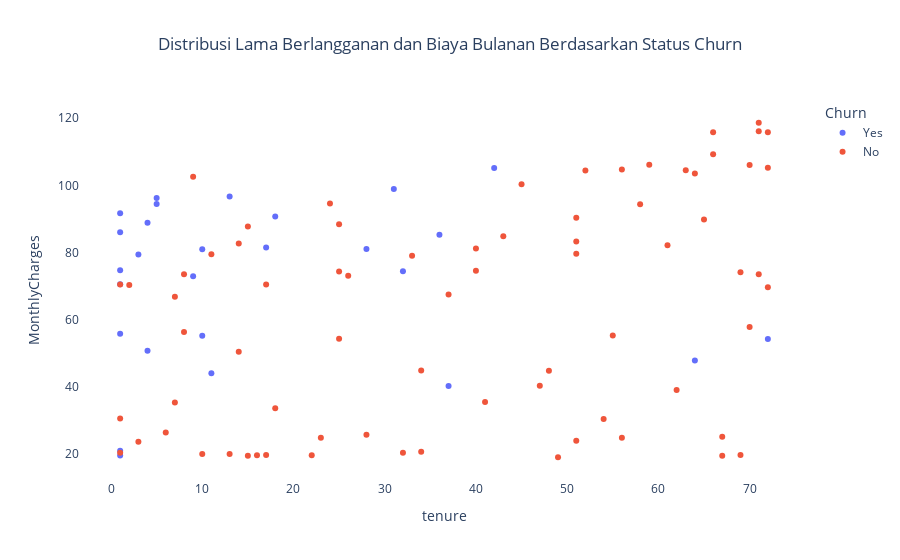

Write notebook code for a chart like this one.
### Markdown cell above
### Insight 
#### Tenure:
- Lama waktu (dalam bulan) pelanggan telah berlangganan di perusahaan.
- Pelanggan yang churn cenderung memiliki masa berlangganan yang jauh lebih pendek dibandingkan pelanggan loyal dan terjadi pada jangka waktu yang relatif singkat
    - Pelanggan yang Churn rata-rata berlangganan kurang dari 1 tahun(1-10 bulan), sedangkan pelanggan yang loyal rata-rata berlangganan 1-3 tahun(16-39 bulan)
- fokus utama harus diarahkan pada upaya mempertahankan pelanggan di bulan-bulan awal langganan agar tingkat loyalitas dapat meningkat secara signifikan
#### MonthlyCharges:
- Biaya langganan yang perlu dibayar per bulanya
- Pola pelanggan yang churn terdapat pada pelanggan yang harus membayar biaya per bulan dalam jumlah besar(59.2-94.3) 
    - Menunjukkan pelanggan yang lebih mudah churn adalah pelanggan yang memiliki uang berlebih untuk dikeluarkan
- Pola pelanggan yang loyal terdapat pada pelanggan dengan biaya per bulan dalam rentang 25.5-88.6 
    - Dapat diasumsikan rentang ini melambangkan masyarakat yang ekonominya tingkat menengah hingga menengah ke bawah
- Fokus utama adalah meningkatkan pelayanan jasa dan service terhadap pelanggan yang berani untuk membayar mahal setidaknya di 10 bulan pertama sehingga meningkatkan potensi untuk mereka bisa menjadi pelanggan yang loyal bagi perusahaan

### Code cell
# Visualisasi hubungan antara lama berlangganan (tenure) dan biaya bulanan (MonthlyCharges)
scatter = px.scatter(
    df_edit.head(100),               # Mengambil 100 baris pertama dari data
    x="tenure",                      # Sumbu X mewakili lama pelanggan berlangganan (dalam bulan)
    y="MonthlyCharges",             # Sumbu Y mewakili besarnya biaya langganan per bulan
    color="Churn",                  # Warna titik menunjukkan status Churn: Ya atau Tidak
    title="Distribusi Lama Berlangganan dan Biaya Bulanan Berdasarkan Status Churn"
)

# Pengaturan estetika tampilan plot
scatter.update_layout(
    title={"x": 0.5},               # Pusatkan judul di atas grafik
    plot_bgcolor="rgba(0,0,0,0)",   # Hilangkan latar belakang area plot (buat transparan)
    paper_bgcolor="rgba(0,0,0,0)"   # Hilangkan latar belakang kanvas keseluruhan
)

# Tampilkan grafik
scatter.show()

### Figure 1 — Plotly figure (JSON) as saved in the notebook; plotly's stock layout.template omitted (floating-point values rounded to 4 significant figures)
{"data": [{"hovertemplate": "Churn=Yes<br>tenure=%{x}<br>MonthlyCharges=%{y}<extra></extra>", "legendgroup": "Yes", "marker": {"color": "#636efa", "symbol": "circle"}, "mode": "markers", "name": "Yes", "orientation": "v", "showlegend": true, "type": "scatter", "x": [9, 64, 11, 5, 17, 4, 31, 37, 10, 5, 1, 1, 1, 13, 4, 32, 3, 18, 10, 72, 28, 36, 1, 42, 1, 1, 1], "xaxis": "x", "y": [72.9, 47.85, 44.05, 96.25, 81.5, 50.7, 98.9, 40.2, 55.2, 94.45, 74.7, 55.8, 70.55, 96.65, 88.85, 74.4, 79.4, 90.7, 81.0, 54.2, 81.05, 85.25, 20.95, 105.2, 86.0, 19.55, 91.7], "yaxis": "y"}, {"hovertemplate": "Churn=No<br>tenure=%{x}<br>MonthlyCharges=%{y}<extra></extra>", "legendgroup": "No", "marker": {"color": "#EF553B", "symbol": "circle"}, "mode": "markers", "name": "No", "orientation": "v", "showlegend": true, "type": "scatter", "x": [14, 72, 3, 40, 17, 8, 47, 18, 1, 1, 48, 13, 58, 7, 70, 8, 34, 40, 15, 71, 43, 22, 33, 69, 54, 63, 71, 55, 66, 56, 69, 26, 24, 2, 51, 11, 15, 71, 23, 72, 70, 49, 28, 34, 10, 32, 37, 45, 6, 61, 9, 59, 51, 72, 67, 7, 51, 65, 16, 52, 41, 25, 1, 17, 67, 62, 51, 25, 66, 25, 56, 14, 64], "xaxis": "x", "y": [82.65, 69.65, 23.6, 74.55, 19.7, 73.5, 40.3, 33.6, 70.45, 30.55, 44.8, 20.0, 94.35, 35.3, 106.0, 56.3, 20.65, 81.2, 19.45, 116.1, 84.85, 19.6, 79.0, 19.7, 30.4, 104.5, 73.5, 55.25, 109.2, 104.8, 74.1, 73.05, 94.6, 70.35, 79.6, 79.5, 87.75, 118.7, 24.8, 105.2, 57.8, 19.0, 25.7, 44.85, 19.95, 20.35, 67.45, 100.3, 26.35, 82.15, 102.6, 106.2, 23.95, 115.8, 19.45, 66.85, 90.35, 89.85, 19.6, 104.5, 35.45, 88.4, 20.35, 70.5, 25.1, 39.0, 83.25, 74.3, 115.8, 54.3, 24.8, 50.45, 103.5], "yaxis": "y"}], "layout": {"legend": {"title": {"text": "Churn"}, "tracegroupgap": 0}, "paper_bgcolor": "rgba(0,0,0,0)", "plot_bgcolor": "rgba(0,0,0,0)", "title": {"text": "Distribusi Lama Berlangganan dan Biaya Bulanan Berdasarkan Status Churn", "x": 0.5}, "xaxis": {"anchor": "y", "domain": [0, 1], "title": {"text": "tenure"}}, "yaxis": {"anchor": "x", "domain": [0, 1], "title": {"text": "MonthlyCharges"}}}}
